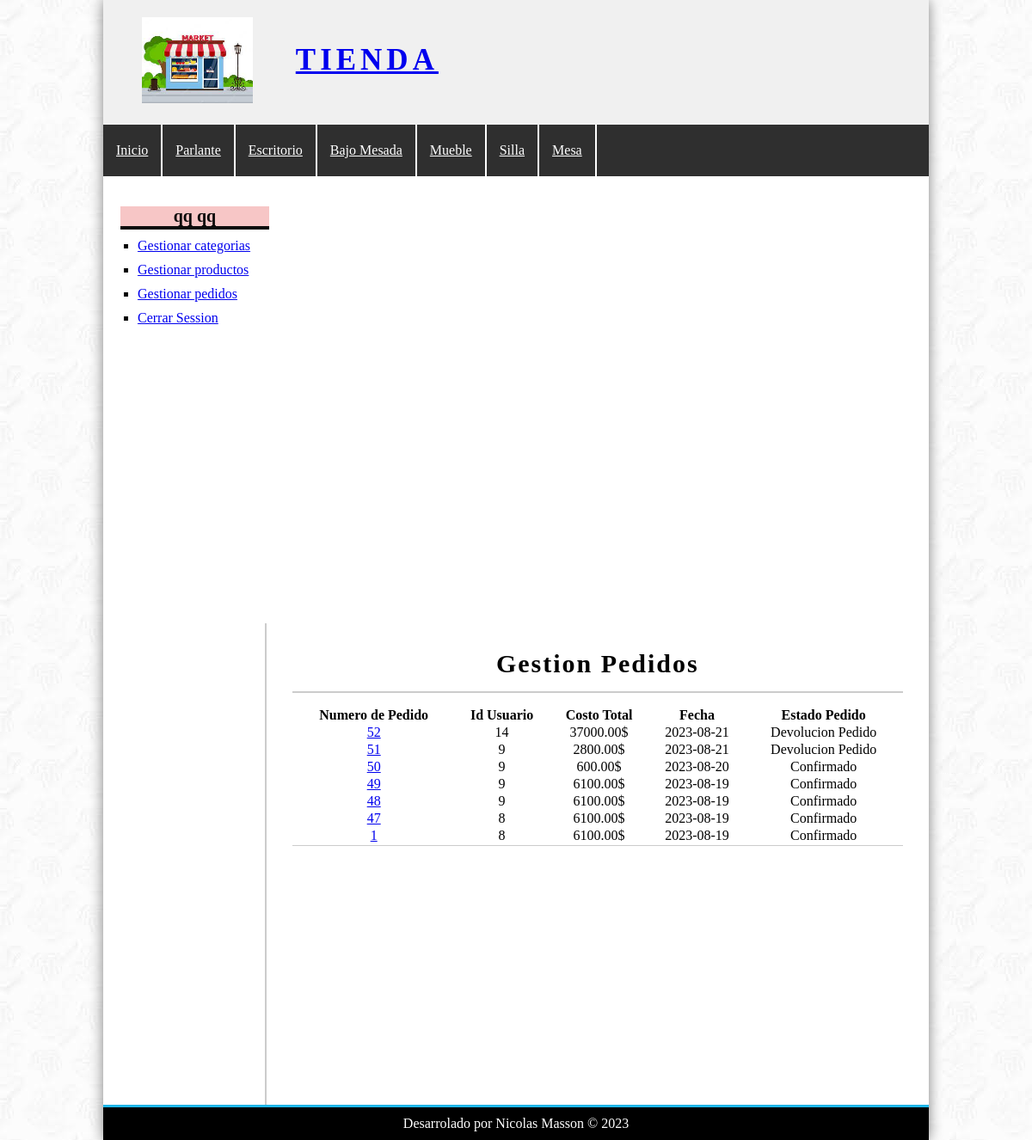
The page /?controller=pedido&accion=misPedidos (signed in) on the database its author committed.
### tables this page shows
CREATE TABLE `categorias` (
  `id_Categoria` int(11) NOT NULL,
  `nombre` varchar(100) NOT NULL
);

CREATE TABLE `pedidos` (
  `id_Pedido` int(11) NOT NULL,
  `id_Usuario` int(11) NOT NULL,
  `provincia` varchar(100) NOT NULL,
  `localidad` varchar(100) NOT NULL,
  `cp` int(100) NOT NULL,
  `direccion` varchar(100) NOT NULL,
  `costo` float(200,2) NOT NULL,
  `estado` varchar(100) NOT NULL,
  `fecha` date DEFAULT NULL,
  `hora` time DEFAULT NULL
);

### config/bd.php (called while the page is built)
<?php
class Database{
    public static function conectar(){
        $bd=new mysqli('localhost','root','','tienda');
        $bd->query("SET NAMES 'utf8'");
        return $bd;
    }
}
?>

### helper/utilidades.php (called while the page is built, shortened)
<?php
class utilidades
{
	public static function mostrarCategorias()
	{
		require_once 'models/categoria.php';
		$categoria = new Categoria();
		$categorias = $categoria->getCategorias();
		return $categorias;
	}
}

### models/categoria.php (called while the page is built, shortened)
<?php
require_once 'config/bd.php';
class Categoria
{
	private $bd;
	public function __construct()
	{
		$this->bd = Database::conectar();
	}
	public function getCategorias()
	{
		$getCategorias = $this->bd->query("SELECT * FROM categorias ORDER BY id_Categoria desc");
		return $getCategorias;
	}
}
?>

### controllers/PedidoController.php (called while the page is built, shortened)
<?php
require_once 'models/pedido.php';
class pedidoController
{
    public function misPedidos()
    {
        if ($_SESSION['rol'] == "administrador") {
            $gestion = true;
            $pedido = new Pedido();
            $pedidos = $pedido->getPedidos();
        }
        require_once 'views/pedido/misPedidos.php';
    }
}
?>

### models/pedido.php (called while the page is built, shortened)
<?php
require_once 'config/bd.php';
class Pedido
{
	private $bd;
	public function __construct()
	{
		$this->bd = Database::conectar();
	}
	public function getPedidos()
	{
		$getPedidos = $this->bd->query("SELECT * FROM pedidos ORDER BY id_Pedido desc");
		return $getPedidos;
	}
}
?>

### views/pedido/misPedidos.php (the view)
<?php
if (isset($gestion) && ($gestion == true)) { ?>
    <h1>Gestion Pedidos</h1>
<?php } else { ?>
    <h1>Mis Pedidos</h1>
<?php }
; ?>
<table>
    <tr>
        <th>Numero de Pedido</th>
        <th>Id Usuario</th>
        <th>Costo Total</th>
        <th>Fecha</th>
        <th>Estado Pedido</th>
    </tr>
    <?php while ($ped = $pedidos->fetch_object()) {
        ?>
        <tr>
            <td>
                <a href="<?= base_url ?>?controller=pedido&accion=detallePedido&id=<?= $ped->id_Pedido ?>"><?= $ped->id_Pedido ?></a>
            </td>
            <td>
                <?= $ped->id_Usuario ?>
            </td>
            <td>
                <?= $ped->costo ?>$
            </td>
            <td>
                <?= $ped->fecha ?>
            </td>
            <td>
                <?= $ped->estado ?>
            </td>
        </tr>
    <?php }
    ; ?>
</table>

### views/layout/header.php (shortened to what this page needs)
<!DOCTYPE HTML>
<html lang="es">
<head>
    <link rel="stylesheet" href="<?= base_url ?>css/styles.css" />
</head>
<body>
    <div id="contenedor">
        <header id="header">
            <div id="imagen">
                <img src="<?= base_url ?>img/tienda.jpg" alt="Imagen Tienda">
                <a href="index.php">Tienda</a>
            </div>
        </header>
        <?php
        require_once 'helper/utilidades.php';
        $categorias = utilidades::mostrarCategorias(); ?>
        <nav id="menu">
            <ul>
                <li>
                    <a href="<?= base_url ?>index.php">Inicio</a>
                </li>
                <?php while ($cate = $categorias->fetch_object()): ?>
                    <li>
                        <a href="<?= base_url ?>?controller=categoria&accion=ver&id=<?= $cate->id_Categoria ?>"><?= $cate->nombre ?></a>
                    </li>
                <?php endwhile; ?>
            </ul>
        </nav>

### css/styles.css (style rules this page uses)
* { padding: 0px; margin: 0px; }
body { background: url(../img/Fondo.jpg); }
#header { height: 145px; background-color: #F0F0F0; }
#contenedor { width: 80%; margin: 0px auto; box-shadow: 0px 0px 15px gray; background-color: white; }
#imagen { padding: 20px; margin-left: 25px; float: left; }
#imagen img { float: left; height: 100px; }
#imagen a { float: left; font-size: 35px; letter-spacing: 5px; text-transform: uppercase; font-weight: bold; margin-top: 30px; margin-left: 50px; }
#menu { clear: both; background: #2f2f2f; color: gray; height: 60px; }
#menu a { display: block; color: white; padding-left: 15px; padding-right: 15px; }
#menu ul { list-style: none; text-decoration: none; margin: 0px auto; }
#menu ul li { line-height: 60px; float: left; border-right: 2px solid #fefefe; }
#central h1 { font-size: 30px; font-weight: bold; letter-spacing: 2px; text-align: center; border-bottom: 2px solid #ccc; margin-bottom: 15px; padding-bottom: 15px; }
table { text-align: center; width: 100%; border-bottom: 1px solid #ccc; }

### rows shown on the page
categorias: nombre "Parlante"
categorias: nombre "Escritorio"
categorias: nombre "Bajo Mesada"
categorias: nombre "Mueble"
categorias: nombre "Silla"
categorias: nombre "Mesa"
pedidos: id_Pedido "52", id_Usuario "14", costo "37000.00", fecha "2023-08-21", estado "Devolucion Pedido"
pedidos: id_Pedido "51", id_Usuario "9", costo "2800.00", fecha "2023-08-21", estado "Devolucion Pedido"
pedidos: id_Pedido "50", id_Usuario "9", costo "600.00", fecha "2023-08-20", estado "Confirmado"
pedidos: id_Pedido "49", id_Usuario "9", costo "6100.00", fecha "2023-08-19", estado "Confirmado"
pedidos: id_Pedido "48", id_Usuario "9", costo "6100.00", fecha "2023-08-19", estado "Confirmado"
pedidos: id_Pedido "47", id_Usuario "8", costo "6100.00", fecha "2023-08-19", estado "Confirmado"
pedidos: id_Pedido "1", id_Usuario "8", costo "6100.00", fecha "2023-08-19", estado "Confirmado"

### other values the page prints
$_SESSION['identificacion']->nombre "qq"
$_SESSION['identificacion']->apellido "qq"
